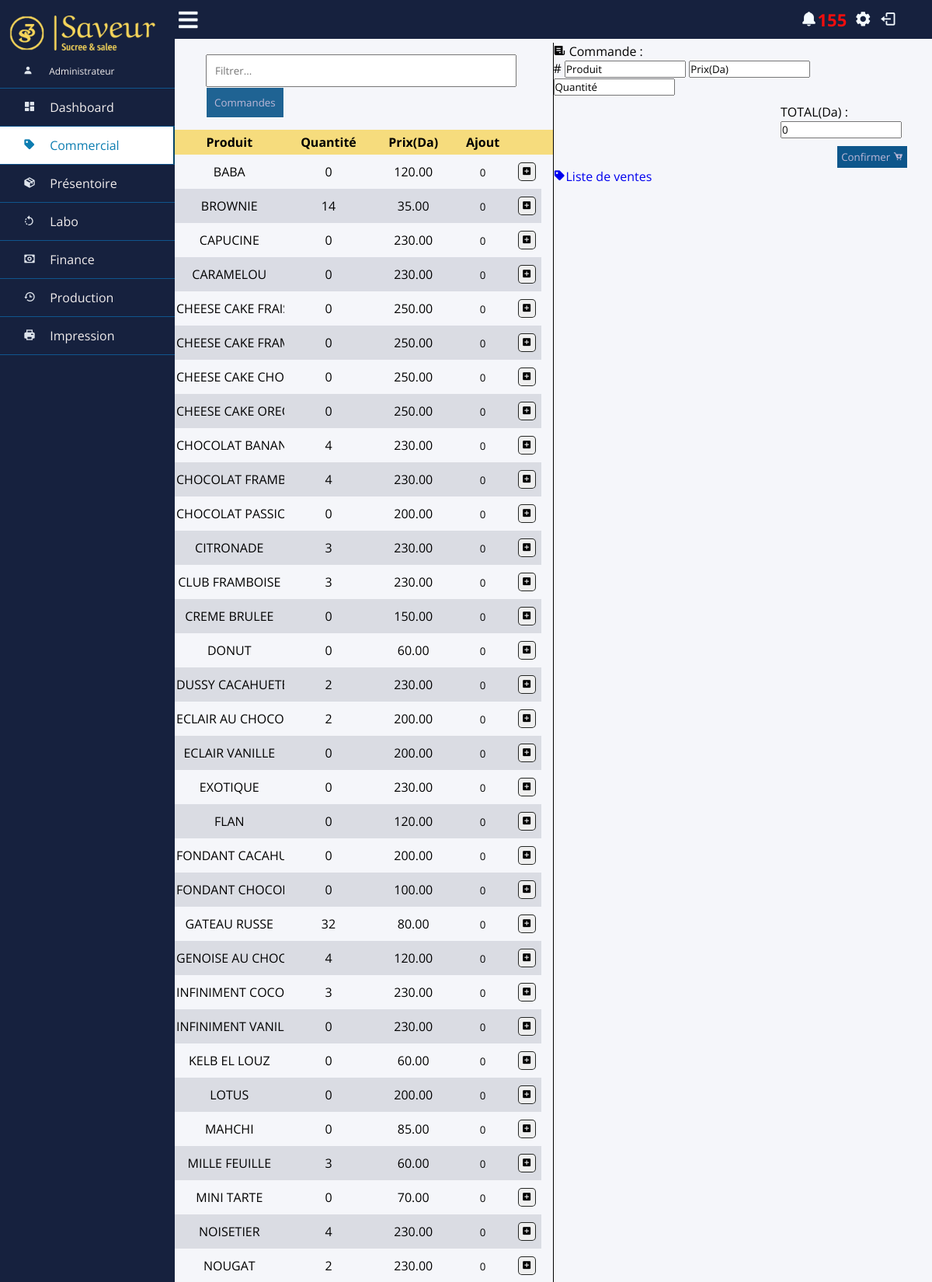
The page /commercial/ (signed in, upper part) on the database its author committed.
### app/models.py (models this page shows)
class produit(models.Model):
    class p_categorie(models.TextChoices):
        VENOISERIE = 'Viennoiserie'
        PATISSERIE = "Patisserie"
        BS = 'Boisson chaude'
        BF = 'Boisson fraiche'
        SP = 'Suplément'
        SALE = 'Salé'
        BOISSON = 'Boisson'
        GATEAUSEC ="Gateau sec"
        DIVERS = 'Divers'
    nom = models.CharField(max_length=30,null=True)
    prix = models.FloatField(max_length=10,null=True)
    categorie = models.CharField(max_length=30,
        choices=p_categorie.choices,
        default=p_categorie.PATISSERIE,
    )
    quantite = models.FloatField(max_length=100,null=True)
    vendu = models.FloatField(max_length=10,null=True,default=0)
    date_dernier_ajout = models.DateField(default=datetime.date.today)
    minimum = models.FloatField(max_length=100,null=True)
    prix_achat = models.FloatField(max_length=10,null=True)

### app/views.py (the view, shortened to what this page needs)
# urls.py: path('commercial/', v.commercial_view),
def commercial_view(request):
    active_link = 'commercial'
    if not request.user.is_authenticated:
        return redirect("/login/")
    make_notif()
    notif_count = notif.objects.filter(etat=notif.etats.NONLU).count()
    produits = produit.objects.all()
    categories = dict(produit.p_categorie.choices)
    if request.method =='GET':
        return render(request,'app/commercial.html',{'active_link':active_link,'produits':produits,'categories':categories, "notif_count":notif_count})

### app/views.py (called while the page is built)
def make_notif():
    products = produit.objects.all()
    elements = element.objects.all()
    for p in products :
        if p.quantite <= p.minimum :
            c = "Le Produit " + str(p.nom) + " est bientot en rupture : quantité disponible ("+str(p.quantite)+")"
            if notif.objects.filter(content=c):
                pass
            else:
                notif.objects.create(content=c)
    for e in elements :
        if e.quantite <= e.minimum :
            c = "Le stock " + str(e.nom) + " est bientot en rupture : quantité disponible ("+str(e.quantite)+")"
            if notif.objects.filter(content=c):
                pass
            else:
                notif.objects.create(content=c)

### templates/app/commercial.html (shortened to what this page needs)
{% extends "base.html" %}
{% load static %}
{% block stylesheets %}
<link rel="stylesheet" href="{% static 'app/commercial.css' %}">
{% endblock stylesheets %}
{% block content %}
<div class="left_part">
<div class="search_box">
  <input type="text" id="search_input" placeholder="Filtrer...">
  <a href="/commandes/"> <button id="btn_cmds">Commandes</button></a>
</div>
<table id="myTable">
<thead>
  <tr>
    <th>Produit</th>
    <th>Quantité</th>
    <th>Prix(Da)</th>
    <th>Ajout</th>
    <th></th>
    <th></th>
  </tr>
</thead>
<tbody>
  {% for produit in produits %}
    <tr>
      <td class="produit_name" id="produit_name">{{produit.nom}}</td>
      <td>{{produit.quantite | floatformat:0}}</td>
      <td>{{produit.prix | floatformat:2}}</td>
      <td id="td_quant"><input id="quant" name="ajout_q" type="number" value="0"></td>
      <td><button onclick="ajouterInfo(this)" name="action" value="ajout"><i class='bx bxs-plus-square'></i></button></td>
    </tr>
  {% endfor %}
</tbody>
</table>
</div>
<div id="infoDiv">
    <form id="form_v" method="post">
    <div id="infoDiv2">
    <p id="cmd1"><i class='bx bxs-receipt'></i> Commande :</p>
    # <input type='text' value="Produit" readonly>
    <input type='text' value="Prix(Da)" readonly>
    <input type='text' value="Quantité"readonly> <br>
    </div>
<p id="total">TOTAL(Da) : </p>
<input type="text" id="valeur" value="0" readonly>
</form>
<button id="confirmation">Confirmer  <i class='bx bxs-cart-add'></i></button>
<br>
<a href="/ventes/"><i class='bx bxs-purchase-tag'></i>Liste de ventes</a>
</div>
{% endblock content %}

### static/app/commercial.css (style rules this page uses)
* { list-style: none; text-decoration: none; margin: 0; padding: 0; box-sizing: border-box; font-family: 'Open Sans', sans-serif; scrollbar-width: none; }
body { background: #f5f6fa; scrollbar-width: none; }
.info .left_part { border-right: 1px solid black; overflow-x: auto; }
#confirmation { margin-top: 10px; margin-left: 75%; padding: 5px; background: #0d568b; color: #bdb8d7; border: 0px; }
#total { margin-top: 10px; margin-left: 60%; }
#valeur { margin-left: 60%; }
.info table { width: 100%; max-width: 100%; border-collapse: collapse; table-layout: auto; }
.info table tbody tr:nth-child(even) { background-color: #16213e1e }
.info table thead th { height: 30px; background: #f7d55ac7 ; border: 0px; color: black; padding: 5px ; }
.info table tbody td { text-align: center; padding-top: 10px; padding-bottom: 10px ; padding-left: 2px; padding-right: 2px; overflow: hidden; text-overflow: clip; white-space: nowrap; }
#produit_name { max-width: 100px; overflow: auto; }
.info table tbody td button { transition-duration: 0.4s; padding: 2px 4px; border-radius: 5px; border: 0.5px solid #161816ef; }
.search_box { margin: 5px 20px; padding: 10px 20px; }
#search_input { padding: 10px; width: 400px; }
.search_box button { padding: 10px; background: #0d578bec; color: #bdb8d7; border: 1px white solid; }
.info table tbody td input { background: transparent; border: 0px; text-align: center; }
#quant { max-width: 30px; }
input[type=number] { -moz-appearance: textfield; appearance: textfield; }

### rows shown on the page
produit: nom "BABA", quantite "0", prix "120.00"
produit: nom "BROWNIE", quantite "14", prix "35.00"
produit: nom "CAPUCINE", quantite "0", prix "230.00"
produit: nom "CARAMELOU", quantite "0", prix "230.00"
produit: nom "CHEESE CAKE…", quantite "0", prix "250.00"
produit: nom "CHEESE CAKE…", quantite "0", prix "250.00"
produit: nom "CHEESE CAKE…", quantite "0", prix "250.00"
produit: nom "CHEESE CAKE…", quantite "0", prix "250.00"
produit: nom "CHOCOLAT…", quantite "4", prix "230.00"
produit: nom "CHOCOLAT…", quantite "4", prix "230.00"
produit: nom "CHOCOLAT…", quantite "0", prix "200.00"
produit: nom "CITRONADE", quantite "3", prix "230.00"
produit: nom "CLUB FRAMBOISE", quantite "3", prix "230.00"
produit: nom "CREME BRULEE", quantite "0", prix "150.00"
produit: nom "DONUT", quantite "0", prix "60.00"
produit: nom "DUSSY…", quantite "2", prix "230.00"
produit: nom "ECLAIR AU…", quantite "2", prix "200.00"
produit: nom "ECLAIR VANILLE", quantite "0", prix "200.00"
produit: nom "EXOTIQUE", quantite "0", prix "230.00"
produit: nom "FLAN", quantite "0", prix "120.00"
produit: nom "FONDANT…", quantite "0", prix "200.00"
produit: nom "FONDANT…", quantite "0", prix "100.00"
produit: nom "GATEAU RUSSE", quantite "32", prix "80.00"
produit: nom "GENOISE AU…", quantite "4", prix "120.00"
produit: nom "INFINIMENT COCO", quantite "3", prix "230.00"
produit: nom "INFINIMENT…", quantite "0", prix "230.00"
produit: nom "KELB EL LOUZ", quantite "0", prix "60.00"
produit: nom "LOTUS", quantite "0", prix "200.00"
produit: nom "MAHCHI", quantite "0", prix "85.00"
produit: nom "MILLE FEUILLE", quantite "3", prix "60.00"
produit: nom "MINI TARTE", quantite "0", prix "70.00"
produit: nom "NOISETIER", quantite "4", prix "230.00"
produit: nom "NOUGAT", quantite "2", prix "230.00"

### other values the page prints
{{ notif_count }} "155"
